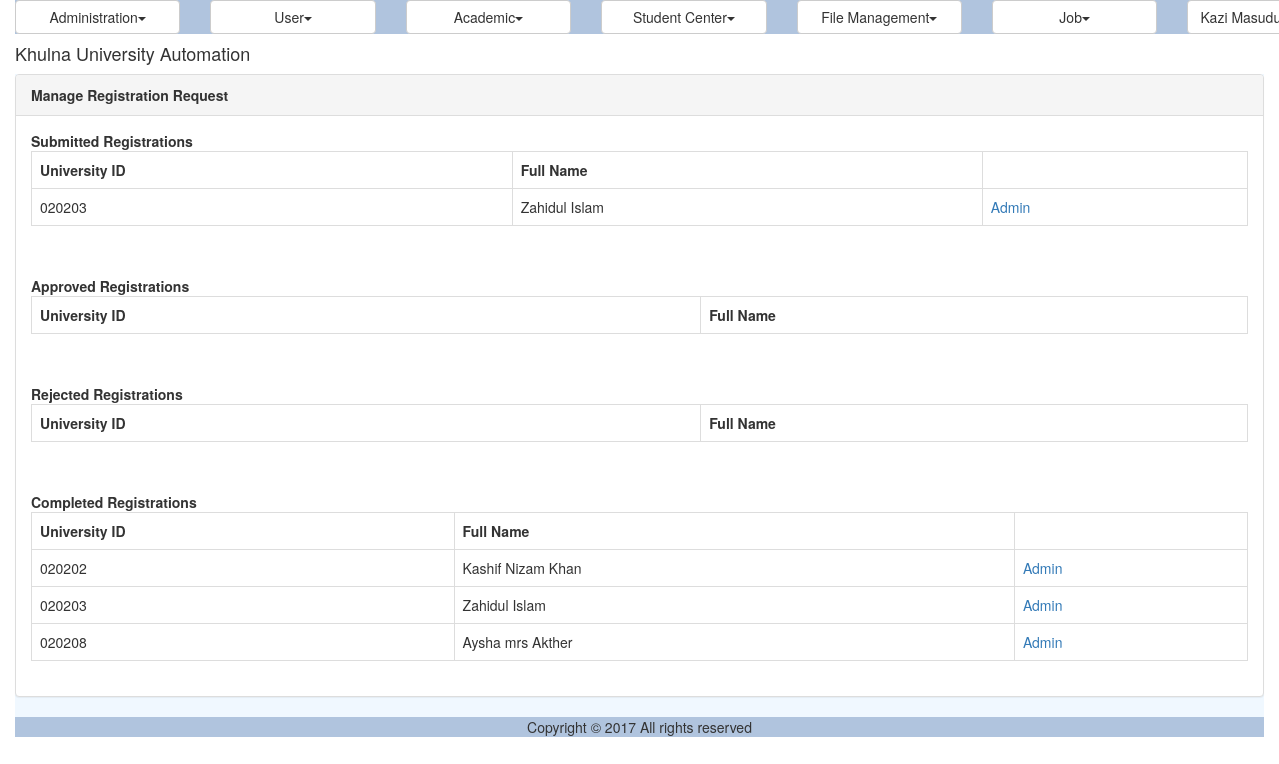
Page /manage_registration_request.php (signed in) on the committed database.
### tables this page shows
CREATE TABLE IF NOT EXISTS `ums_user` (
  `ID` varchar(40) NOT NULL,
  `UniversityID` varchar(20) NOT NULL,
  `Email` varchar(50) NOT NULL,
  `Password` varchar(255) NOT NULL,
  `FirstName` varchar(50) DEFAULT NULL,
  `MiddleName` varchar(50) DEFAULT NULL,
  `LastName` varchar(50) DEFAULT NULL,
  `DisciplineID` varchar(40) DEFAULT NULL,
  `Status` varchar(20) DEFAULT NULL,
  `IsLogged` varchar(10) DEFAULT NULL,
  `IsArchived` varchar(10) DEFAULT NULL,
  `IsDeleted` varchar(10) DEFAULT NULL,
  PRIMARY KEY (`ID`),
  UNIQUE KEY `Email` (`Email`),
  UNIQUE KEY `UniversityID` (`UniversityID`)
);

### util/class.util.inc (called while the page is built, shortened)
<?php
class ConfigUtil implements I_DBConfig, I_LogConfig, I_LanguageConfig{
	public static $s_instance;
	private $_host;
	private $_username;
	private $_password;
	private $_database;
	public static function getInstance() {
		if(!self::$s_instance) {
			self::$s_instance = new self();
		}
		return self::$s_instance;
	}
	private function readConfig(){
		$this->_ini_array = parse_ini_file(CONFIG.'system.ini');
		$this->_host =	$this->_ini_array['db_host'];
		$this->_username = $this->_ini_array['db_username'];
		$this->_password = $this->_ini_array['db_password'];
		$this->_database = $this->_ini_array['db_database'];
	}
	public function getDBHost(){
		return $this->_host;
	}
	public function getDBUserName(){
		return $this->_username;
	}
	public function getDBPassword(){
		return $this->_password;
	}
	public function getDBName(){
		return $this->_database;
	}
}
class DBUtil implements I_DBUtil {
	private static $s_instance;
	private $_host;
	private $_username;
	private $_password;
	private $_database;
	protected $_connection;
	protected $_result;
	public static function getInstance() {
		if(!self::$s_instance) {
			self::$s_instance = new self();
		}
		return self::$s_instance;
	}
	private function readDBConfig(){
		$_config = ConfigUtil::getInstance();
		$this->_host = $_config->getDBHost();
		$this->_username = $_config->getDBUserName();
		$this->_password = $_config->getDBPassword();
		$this->_database = $_config->getDBName();
	}
	private function setConnection(){
		$this->_connection = new mysqli($this->_host, $this->_username,
			$this->_password, $this->_database);
	}
	public function doQuery($sql) {
		$this->_result = $this->_connection->query($sql) or die(mysqli_error($this->_connection));
		return $this->_result;
	}
	public function getNumRows() {
		$this->_numRows = mysqli_num_rows($this->_result);
		return $this->_numRows;
	}
	public function getAllRows() {
		$rows = array();
		for($x = 0; $x < $this->getNumRows(); $x++) {
			$rows[] = mysqli_fetch_assoc($this->_result);
		}
		return $rows;
	}
	public function getTopRow() {
		return $this->_result->fetch_array();
	}
}
class LogUtil{
	private static $s_instance;
	public static function getInstance(){
		if(!self::$s_instance) {
			self::$s_instance = new self();
		}
		return self::$s_instance;
	}
}
class LangUtil{
	private static $s_instance;
	public static function getInstance() {
		if(!self::$s_instance) {
			self::$s_instance = new self();
		}
		return self::$s_instance;
	}
}
?>

### modules/registration/ui/blade/view.manage_registration_request.blade.inc (called while the page is built, shortened)
<?php
include_once UTILITY.'class.util.inc';
include_once MODULES_REGISTRATION.'bao/class.course_student_registrationbao.inc';
$_CourseStudentRegistrationBAO = new CourseStudentRegistrationBAO();
$globalUser = $_SESSION['globalUser'];
?>

### modules/registration/bao/class.course_student_registrationbao.inc (called while the page is built, shortened)
<?php
include_once UTILITY.'class.util.inc';
include_once MODULES_REGISTRATION.'dao/class.course_student_registraiondao.inc';
Class CourseStudentRegistrationBAO{
	private $_CourseStudentRegistrationDAO;
	public function __construct(){
		$this->_CourseStudentRegistrationDAO = new CourseStudentRegistrationDAO();
	}
	public function searchRegistrationRequest($Coordinator,$Status){
		$Result = $this->_CourseStudentRegistrationDAO
						->searchRegistrationRequest($Coordinator,$Status);
		return $Result;
	}
}
?>

### common/class.common.user.inc (called while the page is built, shortened)
<?php
class User{
    private $_ID;
    public function setID ( $ID ) {
        $this->_ID = $ID;
    }
    public function getID () {
        return $this->_ID;
    }
}
?>

### modules/registration/dao/class.course_student_registraiondao.inc (called while the page is built, shortened)
<?php
include_once COMMON.'class.common.inc';
include_once COMMON.'class.common.course.inc';
include_once UTILITY.'class.util.inc';
include_once 'class.coursedao.inc';
include_once MODULES_USER.'dao/class.userdao.inc';
Class CourseStudentRegistrationDAO{
	private $_DB;
	private $_UserDAO;
	public function __construct(){
		$this->_DB = DBUtil::getInstance();
		$this->_UserDAO = new UserDAO();
	}
	public function searchRegistrationRequest($Coordinator,$Status){
		$CourseStudentRegistrationList = array();
		$CoordinatorID = $Coordinator->getID();
		$SQL = "SELECT DISTINCT u.UniversityID, u.ID as StudentID
			    FROM reg_course_student_registration csr, ums_user u
			    Where csr.StudentID=u.ID AND
			    csr.Regs_TeacherID='$CoordinatorID' AND
			    csr.Status= '$Status' order by (u.UniversityID * 1) ASC";
		$this->_DB->doQuery($SQL);
		$rows = $this->_DB->getAllRows();
		for($i = 0; $i < sizeof($rows); $i++) {
			$row = $rows[$i];
			$this->_CourseStudentRegistration = new CourseStudentRegistration();
			$Student = new User();
			$Student->setID($row['StudentID']);
			$Result_Student = $this->_UserDAO->readUser($Student)->getResultObject();
			$this->_CourseStudentRegistration->setStudent($Result_Student);
		    $CourseStudentRegistrationList[]=$this->_CourseStudentRegistration;
		}
		$Result = new Result();
		$Result->setIsSuccess(1);
		$Result->setResultObject($CourseStudentRegistrationList);
		return $Result;
	}
}
?>

### modules/user/dao/class.userdao.inc (called while the page is built, shortened)
<?php
include_once COMMON.'class.common.inc';
include_once UTILITY.'class.util.inc';
include_once 'class.disciplinedao.inc';
Class UserDAO{
	private $_DB;
	private $_DisciplineDAO;
	public function __construct(){
		$this->_DB = DBUtil::getInstance();
		$this->_DisciplineDAO = new DisciplineDAO();
	}
	public function readUser($User){
		$SQL = "SELECT * FROM ums_user WHERE ID='".$User->getID()."'";
		$this->_DB->doQuery($SQL);
		$row = $this->_DB->getTopRow();
		$this->_User = new User();
	    $this->_User->setID ( $row['ID']);
	    $this->_User->setUniversityID ( $row['UniversityID'] );
	    $this->_User->setEmail ( $row['Email'] );
	    $this->_User->setPassword ( $row['Password'] );
	    $this->_User->setFirstName( $row['FirstName'] );
	    $this->_User->setMiddleName( $row['MiddleName'] );
	    $this->_User->setLastName( $row['LastName'] );
	    $Discipline = new Discipline();
	    $Discipline->setID($row['DisciplineID']);
	    $Discipline = $this->_DisciplineDAO->readDiscipline($Discipline)->getResultObject();
	    $this->_User->setDiscipline( $Discipline );
	    $this->_User->setIsArchived( $row['IsArchived'] );
	    $this->_User->setIsDeleted( $row['IsDeleted'] );
	 	$Result = new Result();
		$Result->setIsSuccess(1);
		$Result->setResultObject($this->_User);
		return $Result;
	}
}
?>

### common/class.common.course.inc (called while the page is built, shortened)
<?php
class Discipline{
    private $_ID;
    public function setID ( $ID ) {
        $this->_ID = $ID;
    }
    public function getID () {
        return $this->_ID;
    }
}
?>

### modules/user/dao/class.disciplinedao.inc (called while the page is built, shortened)
<?php
include_once COMMON.'class.common.inc';
include_once COMMON.'class.common.course.inc';
include_once UTILITY.'class.util.inc';
Class DisciplineDAO{
	private $_DB;
	public function __construct(){
		$this->_DB = DBUtil::getInstance();
	}
	public function readDiscipline($Discipline){
		$SQL = "SELECT * FROM ums_discipline where ID='".$Discipline->getID()."'";
		$this->_DB->doQuery($SQL);
		$row = $this->_DB->getTopRow();
		$this->_Discipline = new Discipline();
	    $this->_Discipline->setID ( $row['ID']);
	    $this->_Discipline->setName( $row['Name'] );
	    $this->_Discipline->setShortCode( $row['ShortCode'] );
		$School = new School();
		$School->setID($row['SchoolID']);
		$this->_DB->doQuery("SELECT * FROM ums_school where ID='".$row['SchoolID']."'");
		$schoolRow = $this->_DB->getTopRow();
		$School->setName($schoolRow['Name']);
		$this->_Discipline->setSchool($School);
	 	$Result = new Result();
		$Result->setIsSuccess(1);
		$Result->setResultObject($this->_Discipline);
		return $Result;
	}
}
?>

### common/class.common.inc (called while the page is built, shortened)
<?php
include_once 'class.common.user.inc';
class Result{
    private $_IsSuccess=0;
    private $_ResultObject;
    public function setIsSuccess($IsSuccess){
        $this->_IsSuccess = $IsSuccess;
    }
    public function getIsSuccess(){
        return $this->_IsSuccess;
    }
    public function setResultObject($ResultObject){
        $this->_ResultObject = $ResultObject;
    }
    public function getResultObject(){
        return $this->_ResultObject;
    }
}
?>

### modules/registration/ui/view.manage_registration_request.inc (the view, shortened to what this page needs)
<?php
include_once COMMON.'class.common.course.inc';
include_once COMMON.'class.common.user.inc';
include_once COMMON.'class.common.inc';
include_once 'blade/view.manage_registration_request.blade.inc';
?>
<div class="panel  panel-default">
<div class="panel-heading"><strong>Manage Registration Request</strong></div>
<div class="panel-body"><strong>Submitted Registrations</strong>
<table class="table table-bordered">
	<?php
    $Result_Student = $_CourseStudentRegistrationBAO
                                ->searchRegistrationRequest($globalUser,'submitted');
		if(isset($Result_Student)&&$Result_Student->getIsSuccess())
		{
			$CourseStudentRegistrations = $Result_Student->getResultObject();
			?>
			<tr>
				<th>University ID</th>
				<th>Full Name</th>
			</tr>
			<?php
			for($i = 0; $i < sizeof($CourseStudentRegistrations); $i++) {
				$CourseStudentRegistration = $CourseStudentRegistrations[$i];
				?>
				<tr>
					<td>
					<?php echo $CourseStudentRegistration->getStudent()->getUniversityID(); ?>
					</td>
					<td><?php echo $CourseStudentRegistration->getStudent()->getFullName(); ?></td>
					<td>
					<a href="course_student_registration.php?id=
					<?php echo $CourseStudentRegistration->getStudent()->getID();?>&mode=admin">Admin</a>
					</td>
				</tr>
				<?php
			}
		}
		else{
		echo 'No students to display!';
	}
	?>
</table>
</div>
<div class="panel-body"><strong>Approved Registrations</strong>
<table class="table table-bordered">
	<?php
    $Result_Student = $_CourseStudentRegistrationBAO
                                ->searchRegistrationRequest($globalUser,'approved');
		if(isset($Result_Student)&&$Result_Student->getIsSuccess())
		{
			?>
			<tr>
				<th>University ID</th>
				<th>Full Name</th>
			</tr>
				<?php
		}
		else{
		echo 'No students to display!';
	}
	?>
</table>
</div>
<div class="panel-body"><strong>Rejected Registrations</strong>
<table class="table table-bordered">
	<?php
    $Result_Student = $_CourseStudentRegistrationBAO
                                ->searchRegistrationRequest($globalUser,'rejected');
		if(isset($Result_Student)&&$Result_Student->getIsSuccess())
		{
			?>
			<tr>
				<th>University ID</th>
				<th>Full Name</th>
			</tr>
				<?php
		}
		else{
		echo 'No students to display!';
	}
	?>
</table>
</div>
<div class="panel-body"><strong>Completed Registrations</strong>
<table class="table table-bordered">
	<?php
    $Result_Student = $_CourseStudentRegistrationBAO
                                ->searchRegistrationRequest($globalUser,'registered');
		if(isset($Result_Student)&&$Result_Student->getIsSuccess())
		{
			$CourseStudentRegistrations = $Result_Student->getResultObject();
			?>
			<tr>
				<th>University ID</th>
				<th>Full Name</th>
			</tr>
			<?php
			for($i = 0; $i < sizeof($CourseStudentRegistrations); $i++) {
				$CourseStudentRegistration = $CourseStudentRegistrations[$i];
				?>
				<tr>
					<td>
					<?php echo $CourseStudentRegistration->getStudent()->getUniversityID(); ?>
					</td>
					<td><?php echo $CourseStudentRegistration->getStudent()->getFullName(); ?></td>
					<td>
					<a href="course_student_registration.php?id=
					<?php echo $CourseStudentRegistration->getStudent()->getID();?>&mode=admin">Admin</a>
					</td>
				</tr>
				<?php
			}
		}
		else{
		echo 'No students to display!';
	}
	?>
</table>
</div>
</div>

### resources/css/style.css (style rules this page uses)
table,td { border:solid #e9e9e9 1px; }

### rows in the picture
ums_user: UniversityID "020203", $CourseStudentRegistration->getStudent()->getFullName() "Zahidul Islam"
ums_user: UniversityID "020202", $CourseStudentRegistration->getStudent()->getFullName() "Kashif Nizam Khan"
ums_user: UniversityID "020208", $CourseStudentRegistration->getStudent()->getFullName() "Aysha mrs Akther"

### other values in the picture
$globalMenu[$i]->getTitle() "Administration User Academic Student Center File Management Job"
$CurrentUser->getFullName() "Kazi…"
